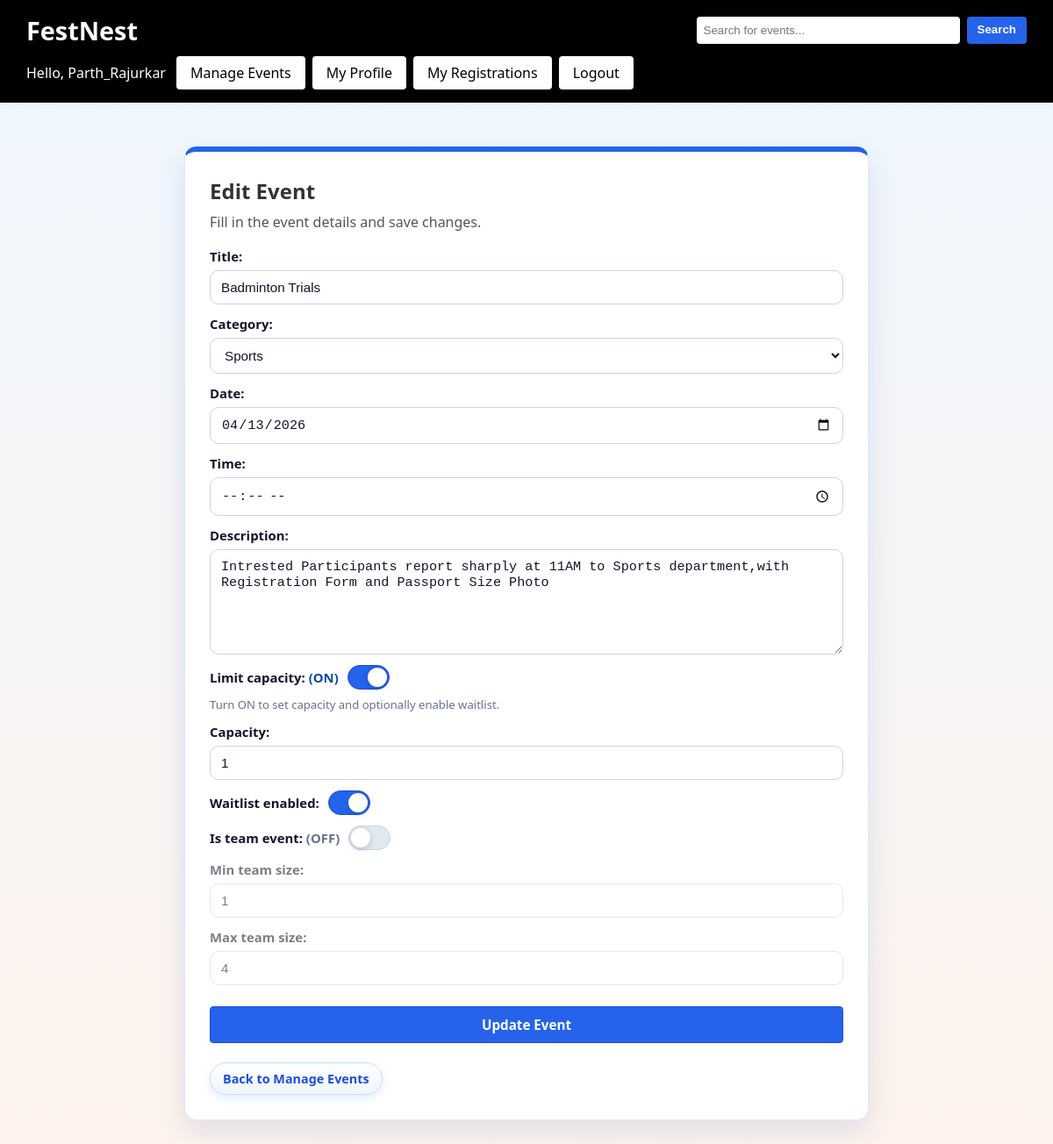
The app's page /events/5/edit/ (signed in), older data.
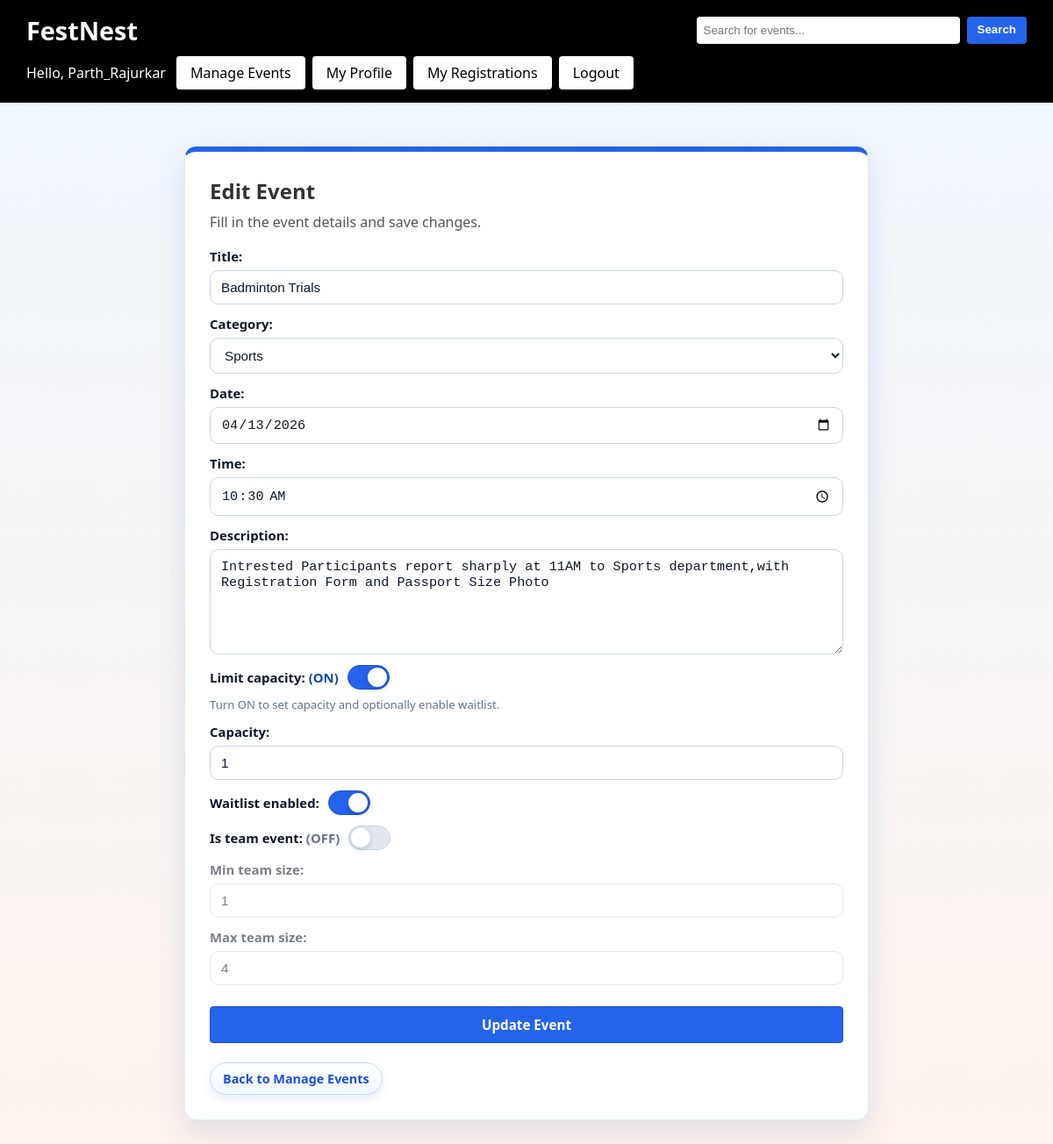
The same page, newer data.
### events/models.py (models this page shows, shortened)
class Event(models.Model):
    CATEGORY_CHOICES = [
        ('cultural', 'Cultural'),
        ('technical', 'Technical'),
        ('sports', 'Sports'),
        ('nss', 'NSS'),
        ('other', 'Other'),
    ]
    title = models.CharField(max_length=200)
    category = models.CharField(max_length=20, choices=CATEGORY_CHOICES)
    date = models.DateField()
    time = models.TimeField(blank=True, null=True)
    description = models.TextField(blank=True)
    capacity_limited = models.BooleanField(default=True)
    capacity = models.PositiveIntegerField(default=100)
    waitlist_enabled = models.BooleanField(default=True)
    is_team_event = models.BooleanField(default=False)
    min_team_size = models.PositiveIntegerField(default=1)
    max_team_size = models.PositiveIntegerField(default=4)
    attendees = models.ManyToManyField(User, blank=True)

### events/views.py (the view)
# urls.py: path('events/<int:id>/edit/', views.edit_event, name='edit_event'),
@login_required
@user_passes_test(is_superuser)
def edit_event(request, id):
    event = get_object_or_404(Event, id=id)
    if request.method == 'POST':
        form = EventForm(request.POST, instance=event)
        if form.is_valid():
            form.save()
            messages.success(request, 'Event updated successfully.')
            return redirect('manage_events')
    else:
        form = EventForm(instance=event)
    return render(
        request,
        'event_form.html',
        {'form': form, 'page_title': 'Edit Event', 'button_label': 'Update Event'},
    )

### events/views.py (called while the page is built)
def is_superuser(user):
    return user.is_superuser

### templates/event_form.html (shortened to what this page needs)
{% extends 'base.html' %}
{% block body_class %}auth-page admin-form-page{% endblock %}
{% block content %}
<div class="container auth-shell">
    <div class="auth-card admin-form-card">
        <h2>{{ page_title }}</h2>
        <p class="muted-text">Fill in the event details and save changes.</p>
        <form method="post" class="auth-form event-form">
            {{ form.as_p }}
            <button type="submit" class="cta-btn auth-submit">{{ button_label }}</button>
        </form>
        <p class="auth-link"><a href="{% url 'manage_events' %}" class="clear-search-btn">Back to Manage Events</a></p>
    </div>
</div>
{% endblock %}

Row changes from the older to the newer data that the page shows:
changed Event "Badminton Trials": time (not shown) → "10:30:00"
